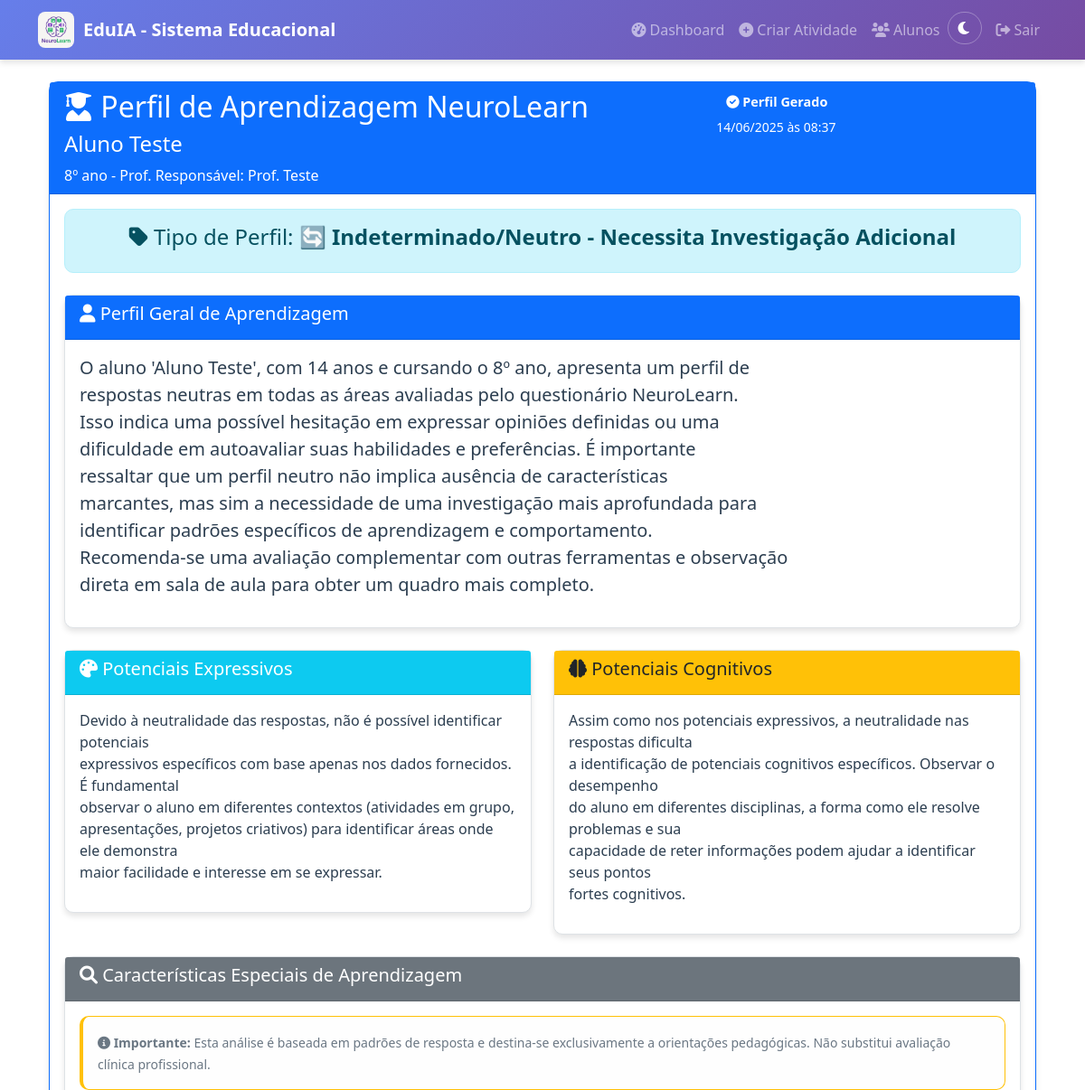
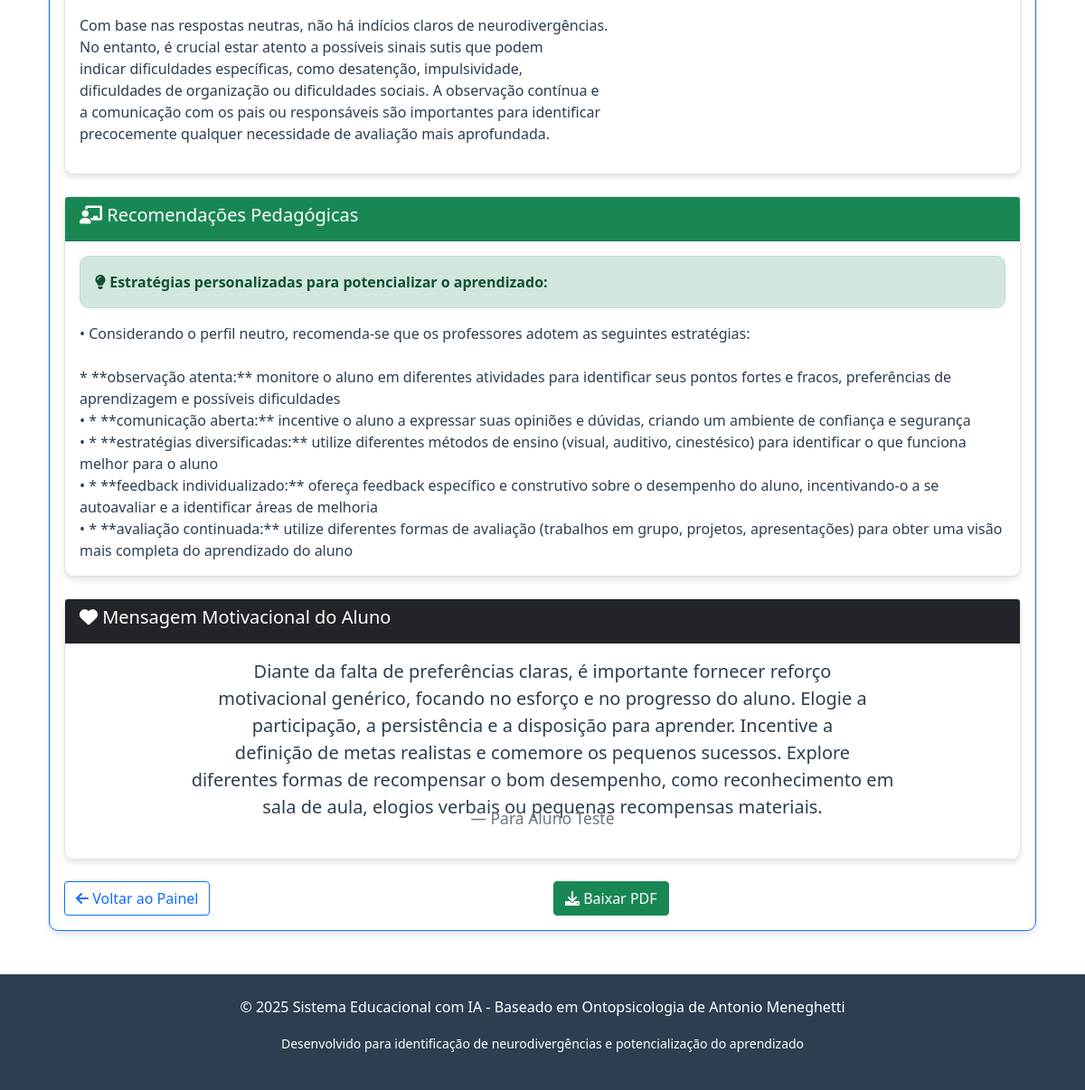
The app's page /visualizar-perfil/3 (signed in) with its own data (2 pictures, top to bottom).
### app.py (models this page shows)
class Usuario(db.Model):
    id = db.Column(db.Integer, primary_key=True)
    nome = db.Column(db.String(100), nullable=False)
    email = db.Column(db.String(100), unique=True, nullable=False)
    senha_hash = db.Column(db.String(100), nullable=False)
    tipo = db.Column(db.String(20), nullable=False)  # 'professor' ou 'aluno'
    data_criacao = db.Column(db.DateTime, default=datetime.utcnow)

class Aluno(db.Model):
    id = db.Column(db.Integer, primary_key=True)
    usuario_id = db.Column(db.Integer, db.ForeignKey('usuario.id'), nullable=False)
    email_escola = db.Column(db.String(100))  # ID da escola ou email escolar
    serie_ano = db.Column(db.String(20), nullable=False)
    professor_responsavel = db.Column(db.String(100), nullable=False)
    idade = db.Column(db.Integer, nullable=False)
    questionario_completo = db.Column(db.Boolean, default=False)
    perfil_gerado = db.Column(db.Boolean, default=False)
    observacoes = db.Column(db.Text)
    usuario = db.relationship('Usuario', backref=db.backref('aluno_perfil', uselist=False))

class PerfilAprendizagem(db.Model):
    id = db.Column(db.Integer, primary_key=True)
    aluno_id = db.Column(db.Integer, db.ForeignKey('aluno.id'), nullable=False, unique=True)
    perfil_geral = db.Column(db.Text)
    potenciais_expressivos = db.Column(db.Text)
    potenciais_cognitivos = db.Column(db.Text)
    indicios_neurodivergencias = db.Column(db.Text)
    recomendacoes_professores = db.Column(db.Text)
    reforco_motivacional = db.Column(db.Text)
    tipo_perfil = db.Column(db.String(100))  # para filtros do professor
    data_geracao = db.Column(db.DateTime, default=datetime.utcnow)
    aluno = db.relationship('Aluno', backref=db.backref('perfil_aprendizagem', uselist=False))

### app.py (the view)
@app.route('/visualizar-perfil/<int:aluno_id>')
def visualizar_perfil(aluno_id):
    if 'usuario_id' not in session or session['tipo'] != 'professor':
        return redirect(url_for('login'))
    aluno = Aluno.query.get_or_404(aluno_id)
    perfil = PerfilAprendizagem.query.filter_by(aluno_id=aluno_id).first()
    perfil_formatado = None
    if perfil:
        filtro = FiltroRelatorioNeurodivergencia()
        dados_perfil = {
            'perfil_geral': perfil.perfil_geral or '',
            'potenciais_expressivos': perfil.potenciais_expressivos or '',
            'potenciais_cognitivos': perfil.potenciais_cognitivos or '',
            'indicios_neurodivergencias': perfil.indicios_neurodivergencias or '',
            'recomendacoes_professores': perfil.recomendacoes_professores or '',
            'reforco_motivacional': perfil.reforco_motivacional or '',
            'tipo_perfil': perfil.tipo_perfil or ''
        }
        perfil_formatado = {
            'perfil_geral': filtro._formatar_texto(dados_perfil['perfil_geral']),
            'potenciais_expressivos': filtro._formatar_texto(dados_perfil['potenciais_expressivos']),
            'potenciais_cognitivos': filtro._formatar_texto(dados_perfil['potenciais_cognitivos']),
            'indicios_neurodivergencias': filtro._formatar_texto(dados_perfil['indicios_neurodivergencias']),
            'recomendacoes_professores': filtro._formatar_lista_estrategias(dados_perfil['recomendacoes_professores']),
            'reforco_motivacional': filtro._formatar_texto(dados_perfil['reforco_motivacional']),
            'tipo_perfil': filtro._obter_tipo_perfil_formatado(dados_perfil['tipo_perfil'])
        }
    return render_template('visualizar_perfil.html', aluno=aluno, perfil=perfil, perfil_formatado=perfil_formatado)

### filtro_relatorio_neurodivergencia.py (called while the page is built)
    def _obter_tipo_perfil_formatado(self, tipo_perfil: str) -> str:
        tipo_limpo = tipo_perfil.lower().strip()
        return self.tipos_perfil_map.get(tipo_limpo, f"🔄 {tipo_perfil.title()}")

    def _formatar_texto(self, texto: str) -> str:
        if not texto or texto.strip() == "":
            return "• Informação não disponível"
        linhas = texto.split('\n')
        texto_formatado = ""
        for linha in linhas:
            if len(linha) > 78:
                palavras = linha.split(' ')
                linha_atual = ""
                for palavra in palavras:
                    if len(linha_atual + palavra) > 78:
                        texto_formatado += linha_atual.strip() + "\n"
                        linha_atual = "  " + palavra + " "
                    else:
                        linha_atual += palavra + " "
                texto_formatado += linha_atual.strip() + "\n"
            else:
                texto_formatado += linha + "\n"
        return texto_formatado.strip()

    def _formatar_lista_estrategias(self, texto: str) -> str:
        if not texto or texto.strip() == "":
            return "• Nenhuma estratégia específica identificada"
        if '•' in texto or re.search(r'\d+\.', texto):
            return self._formatar_texto(texto)
        frases = re.split(r'[.;]', texto)
        estrategias = []
        for frase in frases:
            frase = frase.strip()
            if len(frase) > 10:  # Ignorar frases muito curtas
                estrategias.append(f"• {frase.capitalize()}")
        if estrategias:
            return "\n".join(estrategias)
        else:
            return f"• {texto}"

### templates/visualizar_perfil.html (shortened to what this page needs)
{% extends "base.html" %}
{% block content %}
<div class="container-fluid">
    <div class="row">
        <div class="col-lg-12">
            <div class="card border-primary">
                <div class="card-header bg-primary text-white">
                    <div class="row">
                        <div class="col-md-8">
                            <h2><i class="fas fa-user-graduate"></i> Perfil de Aprendizagem NeuroLearn</h2>
                            <h4>{{ aluno.usuario.nome }}</h4>
                            <p class="mb-0">{{ aluno.serie_ano }} - Prof. Responsável: {{ aluno.professor_responsavel }}</p>
                        </div>
                        <div class="col-md-4 text-right">
                            {% if perfil %}
                            <span class="badge badge-success badge-lg">
                                <i class="fas fa-check-circle"></i> Perfil Gerado
                            </span><br>
                            <small>{{ perfil.data_geracao.strftime('%d/%m/%Y às %H:%M') }}</small>
                            {% else %}
                            <span class="badge badge-warning badge-lg">
                                <i class="fas fa-clock"></i> Perfil Pendente
                            </span>
                            {% endif %}
                        </div>
                    </div>
                </div>
                {% if perfil %}
                <div class="card-body">
                    {% if perfil.tipo_perfil %}
                    <div class="alert alert-info text-center mb-4">
                        <h4><i class="fas fa-tag"></i> Tipo de Perfil: <strong>
                            {% if perfil_formatado %}
                                {{ perfil_formatado.tipo_perfil }}
                            {% else %}
                                {{ perfil.tipo_perfil }}
                            {% endif %}
                        </strong></h4>
                    </div>
                    {% endif %}
                    <div class="card mb-4">
                        <div class="card-header bg-primary text-white">
                            <h5><i class="fas fa-user"></i> Perfil Geral de Aprendizagem</h5>
                        </div>
                        <div class="card-body">
                            <p class="lead">
                                {% if perfil_formatado %}
                                    {{ perfil_formatado.perfil_geral|replace('\n', '<br>')|safe }}
                                {% else %}
                                    {{ perfil.perfil_geral }}
                                {% endif %}
                            </p>
                        </div>
                    </div>
                    <div class="row">
                        <div class="col-md-6">
                            <div class="card mb-4">
                                <div class="card-header bg-info text-white">
                                    <h5><i class="fas fa-palette"></i> Potenciais Expressivos</h5>
                                </div>
                                <div class="card-body">
                                    <p>
                                        {% if perfil_formatado %}
                                            {{ perfil_formatado.potenciais_expressivos|replace('\n', '<br>')|safe }}
                                        {% else %}
                                            {{ perfil.potenciais_expressivos }}
                                        {% endif %}
                                    </p>
                                </div>
                            </div>
                        </div>
                        <div class="col-md-6">
                            <div class="card mb-4">
                                <div class="card-header bg-warning text-dark">
                                    <h5><i class="fas fa-brain"></i> Potenciais Cognitivos</h5>
                                </div>
                                <div class="card-body">
                                    <p>
                                        {% if perfil_formatado %}
                                            {{ perfil_formatado.potenciais_cognitivos|replace('\n', '<br>')|safe }}
                                        {% else %}
                                            {{ perfil.potenciais_cognitivos }}
                                        {% endif %}
                                    </p>
                                </div>
                            </div>
                        </div>
                    </div>
                    {% if perfil.indicios_neurodivergencias %}
                    <div class="card mb-4">
                        <div class="card-header bg-secondary text-white">
                            <h5><i class="fas fa-search"></i> Características Especiais de Aprendizagem</h5>
                        </div>
                        <div class="card-body">
                            <div class="alert alert-light border-left border-warning">
                                <small class="text-muted">
                                    <i class="fas fa-info-circle"></i>
                                    <strong>Importante:</strong> Esta análise é baseada em padrões de resposta e destina-se exclusivamente
                                    a orientações pedagógicas. Não substitui avaliação clínica profissional.
                                </small>
                            </div>
                            <p>
                                {% if perfil_formatado %}
                                    {{ perfil_formatado.indicios_neurodivergencias|replace('\n', '<br>')|safe }}
                                {% else %}
                                    {{ perfil.indicios_neurodivergencias }}
                                {% endif %}
                            </p>
                        </div>
                    </div>
                    {% endif %}
                    <div class="card mb-4">
                        <div class="card-header bg-success text-white">
                            <h5><i class="fas fa-chalkboard-teacher"></i> Recomendações Pedagógicas</h5>
                        </div>
                        <div class="card-body">
                            <div class="alert alert-success">
                                <i class="fas fa-lightbulb"></i>
                                <strong>Estratégias personalizadas para potencializar o aprendizado:</strong>
                            </div>
                            <div class="recommendations-content">
                                {% if perfil_formatado %}
                                    {{ perfil_formatado.recomendacoes_professores|replace('\n', '<br>')|safe }}
                                {% else %}
                                    {{ perfil.recomendacoes_professores|replace('\n', '<br>')|safe }}
                                {% endif %}
                            </div>
                        </div>
                    </div>
                    <div class="card mb-4">
                        <div class="card-header bg-dark text-white">
                            <h5><i class="fas fa-heart"></i> Mensagem Motivacional do Aluno</h5>
                        </div>
                        <div class="card-body">
                            <blockquote class="blockquote text-center">
                                <p class="mb-0">
                                    {% if perfil_formatado %}
                                        {{ perfil_formatado.reforco_motivacional|replace('\n', '<br>')|safe }}
                                    {% else %}
                                        {{ perfil.reforco_motivacional }}
                                    {% endif %}
                                </p>
                                <footer class="blockquote-footer">Para {{ aluno.usuario.nome }}</footer>
                            </blockquote>
                        </div>
                    </div>
                    <div class="row">
                        <div class="col-md-6">
                            <a href="{{ url_for('painel_professor') }}" class="btn btn-outline-primary btn-block">
                                <i class="fas fa-arrow-left"></i> Voltar ao Painel
                            </a>
                        </div>
                        <div class="col-md-6">
                            <button class="btn btn-success btn-block" onclick="window.print()">
                                <i class="fas fa-download"></i> Baixar PDF
                            </button>
                        </div>
                    </div>
                </div>
                {% endif %}
            </div>
        </div>
    </div>
</div>
{% endblock %}

### templates/base.html (style rules this page uses)
:root { --primary-color: #667eea; --secondary-color: #764ba2; --accent-color: #ffecd2; --text-color: #2c3e50; --bg-color: #ffffff; --card-bg: #ffffff; --navbar-bg: linear-gradient(135deg, #667eea 0%, #764ba2 100%); --footer-bg: #2c3e50; --border-color: #dee2e6; --shadow: 0 4px 6px rgba(0, 0, 0, 0.1); }
body { background-color: var(--bg-color); color: var(--text-color); transition: background-color 0.3s ease, color 0.3s ease; }
.card { background-color: var(--card-bg); border: 1px solid var(--border-color); box-shadow: var(--shadow); border-radius: 10px; transition: all 0.3s ease; }
.text-muted { color: var(--text-color) !important; opacity: 0.7; }
.alert { border-radius: 10px; }
.badge { font-size: 0.75em; padding: 0.5em 0.75em; }
.font-normal { font-size: 1rem; }

### templates/visualizar_perfil.html (style rules this page uses)
.badge-lg { font-size: 0.9em; padding: 0.5em 0.75em; }
.border-left { border-left: 4px solid #ffc107 !important; }

### records on screen
Usuario: usuario.nome "Aluno Teste"
Aluno: serie_ano "8º ano", professor_responsavel "Prof. Teste"
PerfilAprendizagem: data_geracao "14/06/2025 às 08:37"

### other values on screen
{{ perfil_formatado.tipo_perfil }} "🔄 Indeterminado/Neutro - Necessita Investigação Adicional"
